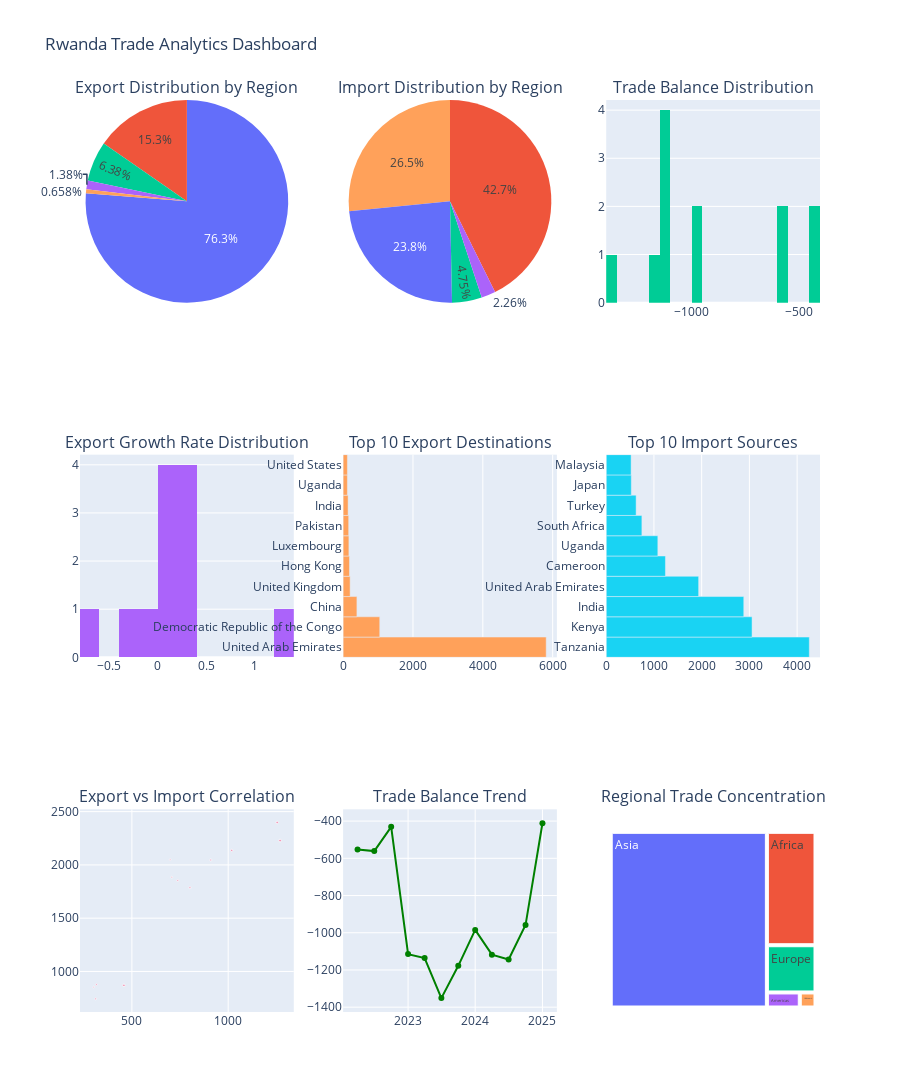

Write notebook code for a chart like this one.
### Markdown cell above
## 7. Advanced Statistical Visualizations

### Code cell
# Advanced statistical visualizations
print("📊 ADVANCED STATISTICAL VISUALIZATIONS")
print("="*70)

# Create comprehensive dashboard
fig_dashboard = make_subplots(
    rows=3, cols=3,
    subplot_titles=(
        'Export Distribution by Region', 'Import Distribution by Region',
        'Trade Balance Distribution', 'Export Growth Rate Distribution',
        'Top 10 Export Destinations', 'Top 10 Import Sources',
        'Export vs Import Correlation', 'Trade Balance Trend',
        'Regional Trade Concentration'
    ),
    specs=[[{"type": "pie"}, {"type": "pie"}, {"type": "histogram"}],
           [{"type": "histogram"}, {"type": "bar"}, {"type": "bar"}],
           [{"type": "scatter"}, {"type": "scatter"}, {"type": "treemap"}]]
)

# 1. Export distribution by region
region_exports = countries_df.groupby('region')['export_value'].sum().reset_index()
fig_dashboard.add_trace(go.Pie(
    labels=region_exports['region'],
    values=region_exports['export_value'],
    name='Export Regions'
), row=1, col=1)

# 2. Import distribution by region
region_imports = import_countries_df.groupby('region')['import_value'].sum().reset_index()
fig_dashboard.add_trace(go.Pie(
    labels=region_imports['region'],
    values=region_imports['import_value'],
    name='Import Regions'
), row=1, col=2)

# 3. Trade balance distribution
fig_dashboard.add_trace(go.Histogram(
    x=trade_df['trade_balance'],
    nbinsx=20,
    name='Trade Balance'
), row=1, col=3)

# 4. Export growth rate distribution
fig_dashboard.add_trace(go.Histogram(
    x=trade_df['export_growth_rate'],
    nbinsx=15,
    name='Export Growth Rate'
), row=2, col=1)

# 5. Top 10 export destinations
top_exports = countries_df.nlargest(10, 'export_value')
fig_dashboard.add_trace(go.Bar(
    x=top_exports['export_value'],
    y=top_exports['destination_country'],
    orientation='h',
    name='Top Export Destinations'
), row=2, col=2)

# 6. Top 10 import sources
top_imports = import_countries_df.nlargest(10, 'import_value')
fig_dashboard.add_trace(go.Bar(
    x=top_imports['import_value'],
    y=top_imports['source_country'],
    orientation='h',
    name='Top Import Sources'
), row=2, col=3)

# 7. Export vs Import correlation
fig_dashboard.add_trace(go.Scatter(
    x=trade_df['export_value'],
    y=trade_df['import_value'],
    mode='markers',
    name='Export vs Import',
    marker=dict(size=trade_df['export_to_import_ratio']*5, opacity=0.6)
), row=3, col=1)

# 8. Trade balance trend
fig_dashboard.add_trace(go.Scatter(
    x=trade_df.index,
    y=trade_df['trade_balance'],
    mode='lines+markers',
    name='Trade Balance Trend',
    line=dict(color='green')
), row=3, col=2)

# 9. Regional trade concentration
fig_dashboard.add_trace(go.Treemap(
    labels=region_exports['region'],
    values=region_exports['export_value'],
    parents=[""] * len(region_exports),
    name='Regional Concentration'
), row=3, col=3)

fig_dashboard.update_layout(
    title='Rwanda Trade Analytics Dashboard',
    height=1200,
    showlegend=False
)

fig_dashboard.show()

# Save comprehensive dashboard
fig_dashboard.write_html('visualizations/rwanda_trade_dashboard.html')
print("\n💾 Comprehensive trade dashboard saved as 'visualizations/rwanda_trade_dashboard.html'")

### Figure 1 — Plotly figure (JSON) as saved in the notebook; plotly's stock layout.template omitted (floating-point values rounded to 4 significant figures)
{"data": [{"domain": {"x": [0, 0.2889], "y": [0.7778, 1]}, "labels": ["Africa", "Americas", "Asia", "Europe", "Unknown"], "name": "Export Regions", "type": "pie", "values": [1370.0, 123.1, 6818.0, 570.3, 58.87]}, {"domain": {"x": [0.3556, 0.6444], "y": [0.7778, 1]}, "labels": ["Africa", "Americas", "Asia", "Europe", "Unknown"], "name": "Import Regions", "type": "pie", "values": [8645.0, 458.1, 4818.0, 963.1, 5378.0]}, {"name": "Trade Balance", "nbinsx": 20, "type": "histogram", "x": [-552.2, -561.3, -430.8, -1115.0, -1136.0, -1351.0, -1178.0, -984.7, -1118.0, -1144.0, -958.7, -411.3], "xaxis": "x", "yaxis": "y"}, {"name": "Export Growth Rate", "nbinsx": 15, "type": "histogram", "x": [0.2083, 0.04822, -0.01275, 1.366, 0.2323, -0.2321, 0.01276, 0.1326, 0.2709, 0.2321, 0.01189, -0.6389], "xaxis": "x2", "yaxis": "y2"}, {"name": "Top Export Destinations", "orientation": "h", "type": "bar", "x": [5814.0, 1049.0, 394.7, 201.1, 182.2, 165.6, 159.5, 143.2, 123.1, 123.1], "xaxis": "x3", "y": ["United Arab Emirates", "Democratic Republic of the Congo", "China", "United Kingdom", "Hong Kong", "Luxembourg", "Pakistan", "India", "Uganda", "United States"], "yaxis": "y3"}, {"name": "Top Import Sources", "orientation": "h", "type": "bar", "x": [4255.0, 3055.0, 2882.0, 1936.0, 1241.0, 1081.0, 747.2, 626.8, 525.3, 521.3], "xaxis": "x4", "y": ["Tanzania", "Kenya", "India", "United Arab Emirates", "Cameroon", "Uganda", "South Africa", "Turkey", "Japan", "Malaysia"], "yaxis": "y4"}, {"marker": {"opacity": 0.6, "size": [1.766, 1.801, 2.1, 1.992, 2.223, 1.704, 1.877, 2.243, 2.384, 2.616, 2.849, 2.635]}, "mode": "markers", "name": "Export vs Import", "type": "scatter", "x": [301.5, 316.1, 312.0, 738.2, 909.7, 698.6, 707.5, 801.3, 1018.0, 1255.0, 1270.0, 458.4], "xaxis": "x5", "y": [853.7, 877.4, 742.8, 1853.0, 2046.0, 2050.0, 1885.0, 1786.0, 2136.0, 2398.0, 2228.0, 869.8], "yaxis": "y5"}, {"line": {"color": "green"}, "mode": "lines+markers", "name": "Trade Balance Trend", "type": "scatter", "x": ["2022-04-01T00:00:00", "2022-07-01T00:00:00", "2022-10-01T00:00:00", "2023-01-01T00:00:00", "2023-04-01T00:00:00", "2023-07-01T00:00:00", "2023-10-01T00:00:00", "2024-01-01T00:00:00", "2024-04-01T00:00:00", "2024-07-01T00:00:00", "2024-10-01T00:00:00", "2025-01-01T00:00:00"], "xaxis": "x6", "y": [-552.2, -561.3, -430.8, -1115.0, -1136.0, -1351.0, -1178.0, -984.7, -1118.0, -1144.0, -958.7, -411.3], "yaxis": "y6"}, {"domain": {"x": [0.7111, 1], "y": [0, 0.2222]}, "labels": ["Africa", "Americas", "Asia", "Europe", "Unknown"], "name": "Regional Concentration", "parents": ["", "", "", "", ""], "type": "treemap", "values": [1370.0, 123.1, 6818.0, 570.3, 58.87]}], "layout": {"annotations": [{"font": {"size": 16}, "showarrow": false, "text": "Export Distribution by Region", "x": 0.1444, "xanchor": "center", "xref": "paper", "y": 1, "yanchor": "bottom", "yref": "paper"}, {"font": {"size": 16}, "showarrow": false, "text": "Import Distribution by Region", "x": 0.5, "xanchor": "center", "xref": "paper", "y": 1, "yanchor": "bottom", "yref": "paper"}, {"font": {"size": 16}, "showarrow": false, "text": "Trade Balance Distribution", "x": 0.8556, "xanchor": "center", "xref": "paper", "y": 1, "yanchor": "bottom", "yref": "paper"}, {"font": {"size": 16}, "showarrow": false, "text": "Export Growth Rate Distribution", "x": 0.1444, "xanchor": "center", "xref": "paper", "y": 0.6111, "yanchor": "bottom", "yref": "paper"}, {"font": {"size": 16}, "showarrow": false, "text": "Top 10 Export Destinations", "x": 0.5, "xanchor": "center", "xref": "paper", "y": 0.6111, "yanchor": "bottom", "yref": "paper"}, {"font": {"size": 16}, "showarrow": false, "text": "Top 10 Import Sources", "x": 0.8556, "xanchor": "center", "xref": "paper", "y": 0.6111, "yanchor": "bottom", "yref": "paper"}, {"font": {"size": 16}, "showarrow": false, "text": "Export vs Import Correlation", "x": 0.1444, "xanchor": "center", "xref": "paper", "y": 0.2222, "yanchor": "bottom", "yref": "paper"}, {"font": {"size": 16}, "showarrow": false, "text": "Trade Balance Trend", "x": 0.5, "xanchor": "center", "xref": "paper", "y": 0.2222, "yanchor": "bottom", "yref": "paper"}, {"font": {"size": 16}, "showarrow": false, "text": "Regional Trade Concentration", "x": 0.8556, "xanchor": "center", "xref": "paper", "y": 0.2222, "yanchor": "bottom", "yref": "paper"}], "height": 1200, "showlegend": false, "title": {"text": "Rwanda Trade Analytics Dashboard"}, "xaxis": {"anchor": "y", "domain": [0.7111, 1]}, "xaxis2": {"anchor": "y2", "domain": [0, 0.2889]}, "xaxis3": {"anchor": "y3", "domain": [0.3556, 0.6444]}, "xaxis4": {"anchor": "y4", "domain": [0.7111, 1]}, "xaxis5": {"anchor": "y5", "domain": [0, 0.2889]}, "xaxis6": {"anchor": "y6", "domain": [0.3556, 0.6444]}, "yaxis": {"anchor": "x", "domain": [0.7778, 1]}, "yaxis2": {"anchor": "x2", "domain": [0.3889, 0.6111]}, "yaxis3": {"anchor": "x3", "domain": [0.3889, 0.6111]}, "yaxis4": {"anchor": "x4", "domain": [0.3889, 0.6111]}, "yaxis5": {"anchor": "x5", "domain": [0, 0.2222]}, "yaxis6": {"anchor": "x6", "domain": [0, 0.2222]}}}
